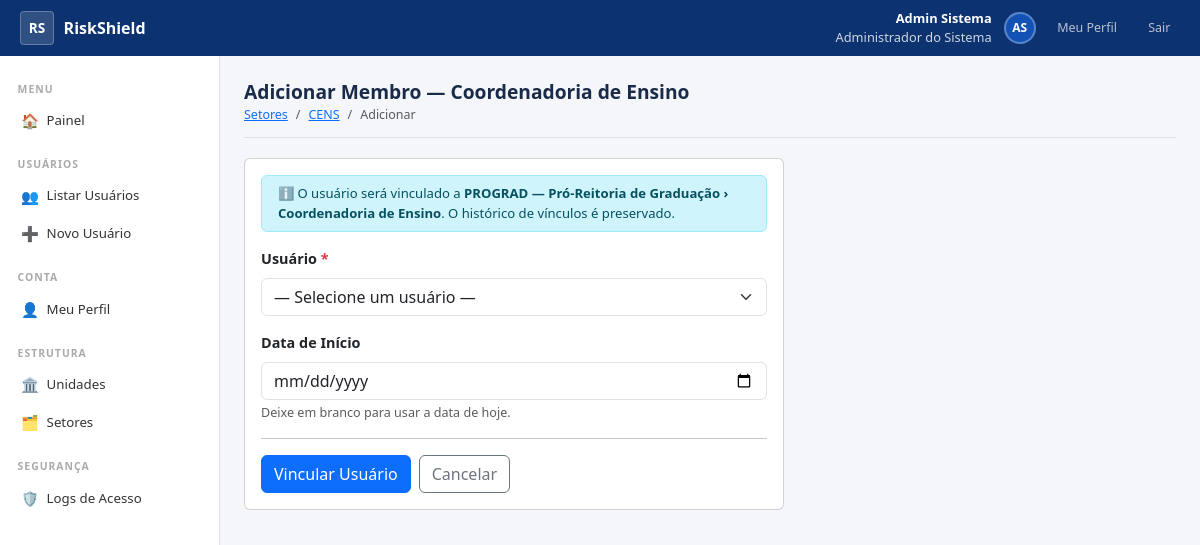
The app's page /setores/4/vinculos/add/ (signed in) with its own data.
### accounts/models.py (models this page shows, shortened)
class Usuario(AbstractBaseUser, PermissionsMixin):
    primeiro_nome = models.CharField('Primeiro Nome', max_length=80)
    sobrenome     = models.CharField('Sobrenome',     max_length=100)
    matricula     = models.CharField('Matrícula',     max_length=20, unique=True, db_index=True)
    email         = models.EmailField('E-mail Institucional', unique=True, db_index=True)
    foto          = models.ImageField('Foto', upload_to='fotos/', blank=True, null=True)
    telefone      = models.CharField('Telefone Institucional', max_length=20, blank=True)
    cargo         = models.CharField('Cargo / Função',         max_length=120, blank=True)
    perfil = models.CharField(
        'Perfil',
        max_length=20,
        choices=Perfil.choices,
        default=Perfil.SERVIDOR,
        db_index=True,
    )
    ativo           = models.BooleanField('Ativo', default=True, db_index=True)
    conta_ativada   = models.BooleanField('Conta Ativada', default=False)
    is_staff        = models.BooleanField('Acesso Admin Django', default=False)
    criado_em       = models.DateTimeField('Criado em',    auto_now_add=True)
    atualizado_em   = models.DateTimeField('Atualizado em', auto_now=True)
    deleted_at      = models.DateTimeField('Excluído em',  null=True, blank=True, db_index=True)
    criado_por      = models.ForeignKey(
        'self', on_delete=models.SET_NULL,
        null=True, blank=True,
        related_name='usuarios_criados',
        verbose_name='Criado por',
    )
    ultimo_login_ip = models.GenericIPAddressField('IP do Último Login', null=True, blank=True)
    history = HistoricalRecords(
        history_change_reason_field=models.TextField(null=True),
        excluded_fields=['last_login', 'ultimo_login_ip'],
    )
    objects = UsuarioManager()
    USERNAME_FIELD  = 'matricula'
    REQUIRED_FIELDS = ['email', 'primeiro_nome', 'sobrenome']
    class Meta:
        verbose_name         = 'Usuário'
        verbose_name_plural  = 'Usuários'
        ordering             = ['primeiro_nome', 'sobrenome']
    def get_nome_completo(self):
        return f'{self.primeiro_nome} {self.sobrenome}'.strip()
    def get_iniciais(self):
        partes = self.get_nome_completo().split()
        if len(partes) >= 2:
            return f'{partes[0][0]}{partes[-1][0]}'.upper()
        return self.matricula[:2].upper()
    @property
    def pode_criar_usuario(self):
        return self.perfil in (Perfil.ADMIN, Perfil.GESTOR_UNIDADE)
    @property
    def pode_gerenciar_usuarios(self):
        return self.perfil in (Perfil.ADMIN, Perfil.GESTOR_UNIDADE, Perfil.GESTOR_SETOR)
    @property
    def pode_ver_logs(self):
        return self.perfil == Perfil.ADMIN

### organizacional/models.py (models this page shows, shortened)
class Setor(models.Model):
    unidade    = models.ForeignKey(Unidade, on_delete=models.PROTECT, related_name='setores')
    nome       = models.CharField('Nome', max_length=200)
    sigla      = models.CharField('Sigla', max_length=20, blank=True)
    ativo      = models.BooleanField('Ativo', default=True)
    deleted_at = models.DateTimeField('Excluído em', null=True, blank=True)
    criado_em  = models.DateTimeField('Criado em', auto_now_add=True)
    history    = HistoricalRecords()
    class Meta:
        verbose_name         = 'Setor / Subunidade'
        verbose_name_plural  = 'Setores / Subunidades'
        ordering             = ['unidade__nome', 'nome']

class Unidade(models.Model):
    TIPO_CHOICES = [
        ('REITORIA',     'Reitoria'),
        ('PRO_REITORIA', 'Pró-Reitoria'),
        ('CENTRO',       'Centro de Ensino'),
        ('ORGAO',        'Órgão Suplementar'),
        ('CAMPUS',       'Campus'),
    ]
    nome       = models.CharField('Nome', max_length=200)
    sigla      = models.CharField('Sigla', max_length=20, blank=True)
    tipo       = models.CharField('Tipo', max_length=20, choices=TIPO_CHOICES)
    ativo      = models.BooleanField('Ativo', default=True)
    deleted_at = models.DateTimeField('Excluído em', null=True, blank=True)
    criado_em  = models.DateTimeField('Criado em', auto_now_add=True)
    history    = HistoricalRecords()
    class Meta:
        verbose_name         = 'Unidade'
        verbose_name_plural  = 'Unidades'
        ordering             = ['nome']
    def __str__(self):
        return f'{self.sigla} — {self.nome}' if self.sigla else self.nome

### organizacional/views.py (the view, shortened to what this page needs)
# urls.py: path('setores/<int:setor_pk>/vinculos/add/', views.adicionar_vinculo, name='adicionar_vinculo'),
@requer_pode_criar_usuario
def adicionar_vinculo(request, setor_pk):
    setor = get_object_or_404(Setor, pk=setor_pk)
    ja_vinculados = UsuarioSetor.objects.filter(setor=setor, ativo=True).values_list('usuario_id', flat=True)
    usuarios_disp = Usuario.objects.exclude(id__in=ja_vinculados).filter(ativo=True).order_by('primeiro_nome')
    return render(request, 'organizacional/adicionar_vinculo.html', {
        'setor':        setor,
        'usuarios_disp': usuarios_disp,
    })

### accounts/managers.py (called while the page is built)
    def get_queryset(self):
        return super().get_queryset().filter(deleted_at__isnull=True)

### templates/organizacional/adicionar_vinculo.html (shortened to what this page needs)
{% extends 'base_sistema.html' %}
{% block content %}
<div class="page-header">
  <h1>Adicionar Membro — {{ setor.nome }}</h1>
  <ol class="breadcrumb mb-0">
    <li class="breadcrumb-item"><a href="{% url 'lista_setores' %}">Setores</a></li>
    <li class="breadcrumb-item"><a href="{% url 'vinculos_setor' setor.pk %}">{{ setor.sigla|default:setor.nome }}</a></li>
    <li class="breadcrumb-item active">Adicionar</li>
  </ol>
</div>
<div class="card" style="max-width:540px;">
  <div class="card-body">
    <div class="alert alert-info py-2 mb-3" style="font-size:.82rem;">
      ℹ️ O usuário será vinculado a <strong>{{ setor.unidade }} › {{ setor.nome }}</strong>.
      O histórico de vínculos é preservado.
    </div>
    <form method="post" novalidate>
      <div class="mb-3">
        <label class="form-label fw-semibold">Usuário <span class="text-danger">*</span></label>
        {% if usuarios_disp %}
        <select name="usuario" class="form-select" required>
          <option value="">— Selecione um usuário —</option>
        </select>
        {% else %}
        <div class="alert alert-warning py-2" style="font-size:.82rem;">
          ⚠️ Todos os usuários ativos já estão vinculados a este setor.
        </div>
        {% endif %}
      </div>
      <div class="mb-3">
        <label class="form-label fw-semibold">Data de Início</label>
        <input type="date" name="data_inicio" class="form-control"
               value="{% now 'd-m-Y' %}">
        <div class="form-text">Deixe em branco para usar a data de hoje.</div>
      </div>
      <hr>
      <div class="d-flex gap-2">
        {% if usuarios_disp %}
        <button type="submit" class="btn btn-primary">Vincular Usuário</button>
        {% endif %}
        <a href="{% url 'vinculos_setor' setor.pk %}" class="btn btn-outline-secondary">Cancelar</a>
      </div>
    </form>
  </div>
</div>
{% endblock %}

### templates/base_sistema.html (shortened to what this page needs)
{% load static %}
<!DOCTYPE html>
<html lang="pt-BR">
<head>
  <link href="https://cdn.jsdelivr.net/npm/bootstrap@5.3.0/dist/css/bootstrap.min.css" rel="stylesheet">
  <link rel="stylesheet" href="{% static 'css/styles_sistema.css' %}">
</head>
<body>
<div class="topbar">
  <a href="{% url 'painel' %}" class="topbar-brand">
    <div class="topbar-logo">RS</div>
    RiskShield
  </a>
  <div class="topbar-right">
    <div class="topbar-user text-end">
      <strong>{{ request.user.primeiro_nome }} {{ request.user.sobrenome }}</strong>
      {{ request.user.get_perfil_display }}
    </div>
    <div class="topbar-avatar">
      {% if request.user.foto %}<img src="{{ request.user.foto.url }}" alt="">
      {% else %}{{ request.user.get_iniciais }}{% endif %}
    </div>
    <a href="{% url 'meu_perfil' %}" class="topbar-btn">Meu Perfil</a>
    <a href="{% url 'logout' %}" class="topbar-btn">Sair</a>
  </div>
</div>
<div class="app-body">
  <nav class="sidebar">
    <div class="sidebar-section-title">Menu</div>
    <a href="{% url 'painel' %}" class="sidebar-link {% if request.resolver_match.url_name == 'painel' %}active{% endif %}">
      <span class="sidebar-icon">🏠</span> Painel
    </a>
    {% if request.user.pode_gerenciar_usuarios %}
    <div class="sidebar-section-title" style="margin-top:.5rem;">Usuários</div>
    <a href="{% url 'lista_usuarios' %}" class="sidebar-link {% if request.resolver_match.url_name == 'lista_usuarios' %}active{% endif %}">
      <span class="sidebar-icon">👥</span> Listar Usuários
    </a>
    {% if request.user.pode_criar_usuario %}
    <a href="{% url 'cadastro_usuario' %}" class="sidebar-link {% if request.resolver_match.url_name == 'cadastro_usuario' %}active{% endif %}">
      <span class="sidebar-icon">➕</span> Novo Usuário
    </a>
    {% endif %}
    {% endif %}
    <div class="sidebar-section-title" style="margin-top:.5rem;">Conta</div>
    <a href="{% url 'meu_perfil' %}" class="sidebar-link {% if request.resolver_match.url_name == 'meu_perfil' %}active{% endif %}">
      <span class="sidebar-icon">👤</span> Meu Perfil
    </a>
    {% if request.user.pode_criar_usuario %}
    <div class="sidebar-section-title" style="margin-top:.5rem;">Estrutura</div>
    <a href="{% url 'lista_unidades' %}" class="sidebar-link {% if 'unidade' in request.resolver_match.url_name %}active{% endif %}">
      <span class="sidebar-icon">🏛️</span> Unidades
    </a>
    <a href="{% url 'lista_setores' %}" class="sidebar-link {% if 'setor' in request.resolver_match.url_name %}active{% endif %}">
      <span class="sidebar-icon">🗂️</span> Setores
    </a>
    {% endif %}
    {% if request.user.pode_ver_logs %}
    <div class="sidebar-section-title" style="margin-top:.5rem;">Segurança</div>
    <a href="{% url 'logs_acesso' %}" class="sidebar-link {% if request.resolver_match.url_name == 'logs_acesso' %}active{% endif %}">
      <span class="sidebar-icon">🛡️</span> Logs de Acesso
    </a>
    {% endif %}
  </nav>
  <div class="main-area">
    {% block content %}{% endblock %}
  </div>
</div>
</body>
</html>

### static/css/styles_sistema.css (style rules this page uses)
:root { --gov-blue: #1351B4; --gov-dark: #0C326F; }
body { background: #f4f6f9; font-size: .9rem; }
.topbar { background: var(--gov-dark); height: 56px; display: flex; align-items: center; padding: 0 1.25rem; position: sticky; top: 0; z-index: 1000; }
.topbar-brand { color: #fff; font-weight: 700; font-size: 1rem; text-decoration: none; display: flex; align-items: center; gap: .6rem; }
.topbar-logo { width: 34px; height: 34px; background: rgba(255, 255, 255, .15); border: 1px solid rgba(255, 255, 255, .25); border-radius: 4px; display: flex; align-items: center; justify-content: center; font-weight: 800; font-size: .85rem; color: #fff; }
.topbar-right { margin-left: auto; display: flex; align-items: center; gap: .75rem; }
.topbar-user { color: rgba(255, 255, 255, .8); font-size: .8rem; }
.topbar-user strong { color: #fff; display: block; }
.topbar-avatar { width: 32px; height: 32px; border-radius: 50%; background: var(--gov-blue); border: 2px solid rgba(255, 255, 255, .3); display: flex; align-items: center; justify-content: center; color: #fff; font-weight: 700; font-size: .75rem; overflow: hidden; flex-shrink: 0; }
.topbar-btn { color: rgba(255, 255, 255, .7); text-decoration: none; font-size: .78rem; padding: .3rem .6rem; border-radius: 3px; transition: background .15s; }
.sidebar { width: 220px; background: #fff; border-right: 1px solid #dee2e6; min-height: calc(100vh - 56px); padding: 1rem 0; flex-shrink: 0; }
.sidebar-section-title { font-size: .65rem; font-weight: 700; color: #aaa; letter-spacing: 1px; text-transform: uppercase; padding: .6rem 1.1rem .3rem; }
.sidebar-link { display: flex; align-items: center; gap: .5rem; padding: .5rem 1.1rem; color: #333; text-decoration: none; font-size: .83rem; border-left: 3px solid transparent; transition: all .15s; }
.sidebar-icon { width: 18px; text-align: center; font-size: .9rem; }
.app-body { display: flex; min-height: calc(100vh - 56px); }
.main-area { flex: 1; padding: 1.5rem; overflow: hidden; }
.page-header { margin-bottom: 1.25rem; padding-bottom: .75rem; border-bottom: 1px solid #dee2e6; }
.page-header h1 { font-size: 1.2rem; font-weight: 700; color: #1a2b4a; margin: 0; }
.page-header .breadcrumb { font-size: .78rem; margin: .2rem 0 0; }

### records on screen
Usuario: user.primeiro_nome "Admin", user.sobrenome "Sistema", user.perfil "Administrador do Sistema", user.get_iniciais "AS"
Setor: nome "Coordenadoria de Ensino", sigla "CENS", unidade "PROGRAD — Pró-Reitoria de Graduação"
